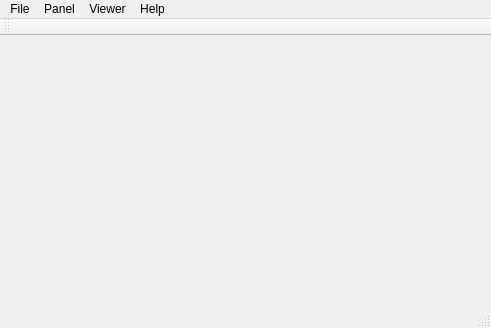
<?xml version="1.0" encoding="UTF-8"?>
<ui version="4.0">
 <class>MainWindow</class>
 <widget class="QMainWindow" name="MainWindow">
  <property name="geometry">
   <rect>
    <x>0</x>
    <y>0</y>
    <width>491</width>
    <height>328</height>
   </rect>
  </property>
  <property name="windowTitle">
   <string>MainWindow</string>
  </property>
  <property name="dockNestingEnabled">
   <bool>true</bool>
  </property>
  <widget class="QWidget" name="centralwidget"/>
  <widget class="QMenuBar" name="menubar">
   <property name="geometry">
    <rect>
     <x>0</x>
     <y>0</y>
     <width>491</width>
     <height>21</height>
    </rect>
   </property>
   <widget class="QMenu" name="menuFile">
    <property name="title">
     <string>File</string>
    </property>
    <widget class="QMenu" name="menuSession">
     <property name="title">
      <string>Session</string>
     </property>
     <widget class="QMenu" name="menuRecent">
      <property name="enabled">
       <bool>false</bool>
      </property>
      <property name="title">
       <string>Recent</string>
      </property>
      <addaction name="separator"/>
     </widget>
     <addaction name="actionSave"/>
     <addaction name="actionLoad"/>
     <addaction name="menuRecent"/>
     <addaction name="actionClose"/>
    </widget>
    <addaction name="actionFile_load"/>
    <addaction name="separator"/>
    <addaction name="menuSession"/>
    <addaction name="separator"/>
    <addaction name="actionMain_restart"/>
    <addaction name="actionMain_close"/>
    <addaction name="separator"/>
   </widget>
   <widget class="QMenu" name="menuEdit">
    <property name="title">
     <string>Help</string>
    </property>
    <addaction name="actionMain_restoreState"/>
   </widget>
   <widget class="QMenu" name="menuViewer">
    <property name="title">
     <string>Viewer</string>
    </property>
    <widget class="QMenu" name="menuCreate">
     <property name="title">
      <string>Create</string>
     </property>
     <addaction name="actionViewer1D_create"/>
     <addaction name="actionViewer2D_create"/>
    </widget>
    <widget class="QMenu" name="menuOpened_Viewer">
     <property name="enabled">
      <bool>false</bool>
     </property>
     <property name="title">
      <string>Opened Viewer</string>
     </property>
     <addaction name="separator"/>
    </widget>
    <addaction name="menuCreate"/>
    <addaction name="menuOpened_Viewer"/>
    <addaction name="actionViewer_close"/>
   </widget>
   <widget class="QMenu" name="menuWidgets">
    <property name="title">
     <string>Panel</string>
    </property>
    <addaction name="actionToF"/>
    <addaction name="actionVMI"/>
   </widget>
   <addaction name="menuFile"/>
   <addaction name="menuWidgets"/>
   <addaction name="menuViewer"/>
   <addaction name="menuEdit"/>
  </widget>
  <widget class="QStatusBar" name="statusbar"/>
  <widget class="QToolBar" name="toolBar">
   <property name="windowTitle">
    <string>toolBar</string>
   </property>
   <attribute name="toolBarArea">
    <enum>TopToolBarArea</enum>
   </attribute>
   <attribute name="toolBarBreak">
    <bool>false</bool>
   </attribute>
  </widget>
  <action name="menuFile_restartAction">
   <property name="text">
    <string>Restart</string>
   </property>
  </action>
  <action name="actionMain_close">
   <property name="text">
    <string>Quit</string>
   </property>
  </action>
  <action name="actionMain_restart">
   <property name="text">
    <string>Restart</string>
   </property>
  </action>
  <action name="actiong">
   <property name="text">
    <string>g</string>
   </property>
  </action>
  <action name="actionFile_load">
   <property name="text">
    <string>Load</string>
   </property>
  </action>
  <action name="actionMain_restoreState">
   <property name="text">
    <string>Restore initial state</string>
   </property>
  </action>
  <action name="actionLoad">
   <property name="text">
    <string>Load</string>
   </property>
  </action>
  <action name="actionData">
   <property name="text">
    <string>Data</string>
   </property>
  </action>
  <action name="actionViewer1D_create">
   <property name="text">
    <string>1D</string>
   </property>
  </action>
  <action name="actionViewer2D_create">
   <property name="text">
    <string>2D</string>
   </property>
  </action>
  <action name="actionViewer_close">
   <property name="text">
    <string>Close all</string>
   </property>
  </action>
  <action name="actionSave">
   <property name="text">
    <string>Save</string>
   </property>
  </action>
  <action name="actionClose">
   <property name="text">
    <string>Close</string>
   </property>
  </action>
  <action name="actionToF">
   <property name="text">
    <string>ToF</string>
   </property>
  </action>
  <action name="actionVMI">
   <property name="text">
    <string>VMI</string>
   </property>
  </action>
 </widget>
 <resources/>
 <connections/>
</ui>
